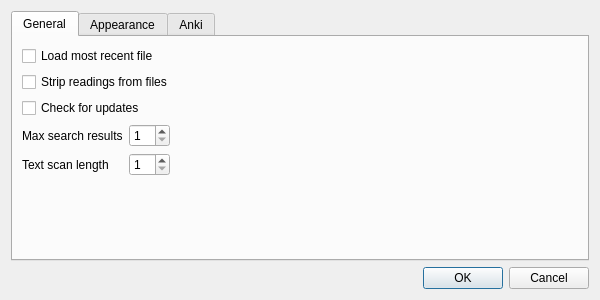
<?xml version="1.0" encoding="UTF-8"?>
<ui version="4.0">
 <class>DialogPreferences</class>
 <widget class="QDialog" name="DialogPreferences">
  <property name="geometry">
   <rect>
    <x>0</x>
    <y>0</y>
    <width>600</width>
    <height>300</height>
   </rect>
  </property>
  <property name="windowTitle">
   <string>Preferences</string>
  </property>
  <layout class="QVBoxLayout" name="verticalLayout">
   <item>
    <widget class="QTabWidget" name="tabWidget">
     <property name="currentIndex">
      <number>0</number>
     </property>
     <widget class="QWidget" name="tabGeneral">
      <attribute name="title">
       <string>General</string>
      </attribute>
      <layout class="QFormLayout" name="formLayout">
       <item row="0" column="0" colspan="2">
        <widget class="QCheckBox" name="checkLoadRecentFile">
         <property name="text">
          <string>Load most recent file</string>
         </property>
        </widget>
       </item>
       <item row="1" column="0" colspan="2">
        <widget class="QCheckBox" name="checkStripReadings">
         <property name="text">
          <string>Strip readings from files</string>
         </property>
        </widget>
       </item>
       <item row="2" column="0" colspan="2">
        <widget class="QCheckBox" name="checkCheckForUpdates">
         <property name="text">
          <string>Check for updates</string>
         </property>
        </widget>
       </item>
       <item row="3" column="0">
        <widget class="QLabel" name="label_2">
         <property name="text">
          <string>Max search results</string>
         </property>
        </widget>
       </item>
       <item row="3" column="1">
        <widget class="QSpinBox" name="spinMaxResults">
         <property name="sizePolicy">
          <sizepolicy hsizetype="Fixed" vsizetype="Fixed">
           <horstretch>0</horstretch>
           <verstretch>0</verstretch>
          </sizepolicy>
         </property>
         <property name="minimum">
          <number>1</number>
         </property>
        </widget>
       </item>
       <item row="4" column="0">
        <widget class="QLabel" name="label_14">
         <property name="text">
          <string>Text scan length</string>
         </property>
        </widget>
       </item>
       <item row="4" column="1">
        <widget class="QSpinBox" name="spinScanLength">
         <property name="sizePolicy">
          <sizepolicy hsizetype="Fixed" vsizetype="Fixed">
           <horstretch>0</horstretch>
           <verstretch>0</verstretch>
          </sizepolicy>
         </property>
         <property name="minimum">
          <number>1</number>
         </property>
        </widget>
       </item>
      </layout>
     </widget>
     <widget class="QWidget" name="tabAppearance">
      <attribute name="title">
       <string>Appearance</string>
      </attribute>
      <layout class="QVBoxLayout" name="verticalLayout_3">
       <item>
        <layout class="QHBoxLayout" name="horizontalLayout">
         <item>
          <widget class="QFontComboBox" name="comboFontFamily">
           <property name="sizePolicy">
            <sizepolicy hsizetype="Expanding" vsizetype="Fixed">
             <horstretch>0</horstretch>
             <verstretch>0</verstretch>
            </sizepolicy>
           </property>
          </widget>
         </item>
         <item>
          <widget class="QSpinBox" name="spinFontSize">
           <property name="sizePolicy">
            <sizepolicy hsizetype="Minimum" vsizetype="Fixed">
             <horstretch>0</horstretch>
             <verstretch>0</verstretch>
            </sizepolicy>
           </property>
           <property name="minimum">
            <number>1</number>
           </property>
           <property name="maximum">
            <number>72</number>
           </property>
           <property name="value">
            <number>12</number>
           </property>
          </widget>
         </item>
         <item>
          <widget class="QPushButton" name="buttonColorFg">
           <property name="text">
            <string>Foreground...</string>
           </property>
          </widget>
         </item>
         <item>
          <widget class="QPushButton" name="buttonColorBg">
           <property name="text">
            <string>Background...</string>
           </property>
          </widget>
         </item>
        </layout>
       </item>
       <item>
        <widget class="QPlainTextEdit" name="textSample">
         <property name="plainText">
          <string>Lorem ipsum dolor sit amet, consectetur adipiscing elit. Nam accumsan nisi a leo faucibus ut varius velit fringilla. Cras hendrerit eleifend porttitor. Quisque eu elit quis tellus hendrerit ornare et ac tellus. Nunc id felis ut sapien blandit viverra vel ac est. Ut erat lorem, rutrum at scelerisque sollicitudin, lacinia quis diam. Suspendisse potenti. Integer id justo ac ligula aliquet mattis. Etiam malesuada faucibus risus, vel hendrerit elit consectetur quis. Etiam consectetur ipsum ut odio feugiat suscipit. Etiam a tellus metus. </string>
         </property>
        </widget>
       </item>
      </layout>
     </widget>
     <widget class="QWidget" name="tabAnki">
      <property name="enabled">
       <bool>false</bool>
      </property>
      <attribute name="title">
       <string>Anki</string>
      </attribute>
      <layout class="QVBoxLayout" name="verticalLayout_2">
       <item>
        <layout class="QHBoxLayout" name="horizontalLayout_2">
         <item>
          <widget class="QLabel" name="label">
           <property name="text">
            <string>Displayed profile</string>
           </property>
          </widget>
         </item>
         <item>
          <widget class="QRadioButton" name="radioButtonVocab">
           <property name="text">
            <string>Vocabulary</string>
           </property>
           <property name="checked">
            <bool>true</bool>
           </property>
          </widget>
         </item>
         <item>
          <widget class="QRadioButton" name="radioButtonKanji">
           <property name="text">
            <string>Kanji</string>
           </property>
          </widget>
         </item>
         <item>
          <spacer name="horizontalSpacer">
           <property name="orientation">
            <enum>Qt::Horizontal</enum>
           </property>
           <property name="sizeHint" stdset="0">
            <size>
             <width>40</width>
             <height>20</height>
            </size>
           </property>
          </spacer>
         </item>
        </layout>
       </item>
       <item>
        <layout class="QHBoxLayout" name="horizontalLayout_3">
         <item>
          <widget class="QLabel" name="label_13">
           <property name="text">
            <string>Deck</string>
           </property>
          </widget>
         </item>
         <item>
          <widget class="QComboBox" name="comboBoxDeck">
           <property name="sizePolicy">
            <sizepolicy hsizetype="Expanding" vsizetype="Fixed">
             <horstretch>0</horstretch>
             <verstretch>0</verstretch>
            </sizepolicy>
           </property>
          </widget>
         </item>
         <item>
          <widget class="QLabel" name="label_12">
           <property name="text">
            <string>Model</string>
           </property>
          </widget>
         </item>
         <item>
          <widget class="QComboBox" name="comboBoxModel">
           <property name="sizePolicy">
            <sizepolicy hsizetype="Expanding" vsizetype="Fixed">
             <horstretch>0</horstretch>
             <verstretch>0</verstretch>
            </sizepolicy>
           </property>
          </widget>
         </item>
        </layout>
       </item>
       <item>
        <widget class="QLabel" name="label_11">
         <property name="text">
          <string>Specify how your model fields are populated when adding facts</string>
         </property>
        </widget>
       </item>
       <item>
        <widget class="QTableWidget" name="tableFields">
         <column>
          <property name="text">
           <string>Field</string>
          </property>
         </column>
         <column>
          <property name="text">
           <string>Value</string>
          </property>
         </column>
        </widget>
       </item>
       <item>
        <widget class="QLabel" name="labelTags">
         <property name="text">
          <string/>
         </property>
        </widget>
       </item>
      </layout>
     </widget>
    </widget>
   </item>
   <item>
    <widget class="QDialogButtonBox" name="buttonBox">
     <property name="orientation">
      <enum>Qt::Horizontal</enum>
     </property>
     <property name="standardButtons">
      <set>QDialogButtonBox::Cancel|QDialogButtonBox::Ok</set>
     </property>
    </widget>
   </item>
  </layout>
 </widget>
 <resources>
  <include location="../../../../../mnt/izumi/projects/yomichan/ui/resources.qrc"/>
 </resources>
 <connections>
  <connection>
   <sender>buttonBox</sender>
   <signal>accepted()</signal>
   <receiver>DialogPreferences</receiver>
   <slot>accept()</slot>
   <hints>
    <hint type="sourcelabel">
     <x>248</x>
     <y>254</y>
    </hint>
    <hint type="destinationlabel">
     <x>157</x>
     <y>274</y>
    </hint>
   </hints>
  </connection>
  <connection>
   <sender>buttonBox</sender>
   <signal>rejected()</signal>
   <receiver>DialogPreferences</receiver>
   <slot>reject()</slot>
   <hints>
    <hint type="sourcelabel">
     <x>316</x>
     <y>260</y>
    </hint>
    <hint type="destinationlabel">
     <x>286</x>
     <y>274</y>
    </hint>
   </hints>
  </connection>
 </connections>
</ui>
